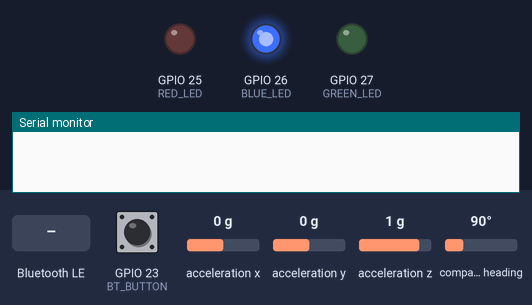
Bench run of a sketch on a simulated ESP32. Shown: output pins drawn as LEDs (lit = HIGH), the last lines printed to the serial monitor. The test bench sets the inputs (shaded band); at power-on: GPIO 23 (BT_BUTTON) HIGH, acceleration x 0 g, acceleration y 0 g, acceleration z 1 g, compass heading 90° (analog values on the 0–4095 scale). Nothing arrives over Bluetooth unless stated; a phone connects over Bluetooth LE 3 s after start.

Above: at 2.2 s.
2.3 s: GPIO 23 (BT_BUTTON) pulled LOW for 0.15 s
At 4.9 s:
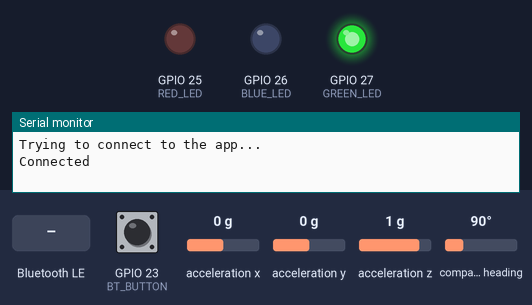
5.4 s: Bluetooth LE write "Start" received
6.9 s: Bluetooth LE write "Stop" received
8.4 s: Bluetooth LE write "1" received
Timing chart, 0 to 10.9 s (numbered marks = the images above; inputs shaded):
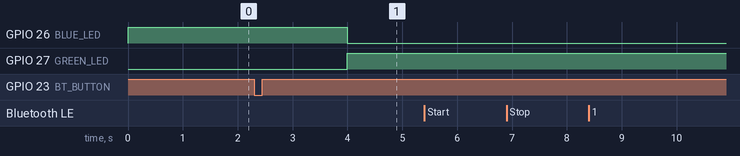

The sketch:

collar.ino
```cpp
// libraries
#include <BLEDevice.h>
#include <BLEUtils.h>
#include <BLEServer.h>
#include <BLE2902.h>
#include <Wire.h>
#include <Adafruit_Sensor.h>
#include <Adafruit_BNO055.h>
#include <utility/imumaths.h>

// defines
#define BATTERY_SAMPLERATE_PERIOD_MS 60000
#define BNO055_SAMPLERATE_PERIOD_MS 40

// UUID for LEFT collar
#define SERVICE_UUID "ab0828b1-198e-4351-b779-901fa0e0371e"
#define SENSOR_MESSAGE_UUID "4ac8a682-9736-4e5d-932b-e9b314050490"
#define BATTERY_MESSAGE_UUID "1a70ee55-f504-40fe-b249-9609224a9310"

#define DEVINFO_UUID (uint16_t)0x180a
#define DEVINFO_MANUFACTURER_UUID (uint16_t)0x2a29
#define DEVINFO_NAME_UUID (uint16_t)0x2a24
#define DEVINFO_SERIAL_UUID (uint16_t)0x2a25

#define DEVICE_MANUFACTURER "Foobar"
#define DEVICE_NAME "FLEX"

#define I2C_SDA 18
#define I2C_SCL 19
#define BT_BUTTON 23
#define RED_LED 25
#define BLUE_LED 26
#define GREEN_LED 27
#define BATTERY 34


// variables
SemaphoreHandle_t reset_semaphore;
SemaphoreHandle_t battery_semaphore;

Adafruit_BNO055 bno = Adafruit_BNO055(55, 0x28, &Wire);

BLEServer *server;
BLECharacteristic *characteristicSensorMessage;
BLECharacteristic *characteristicBatteryMessage;

float fSensor = 0;
float fBattery = 100;
bool deviceConnected = false;
bool inSession = false;

unsigned long button_time = 0;
unsigned long last_button_time = 0;

// function declarations
void TaskReset(void *pvParameters);
void TaskSensor(void *pvParameters);
void TaskBattery(void *pvParameters);
void initSensor(void);
void initBluetooth(void);
void advertiseBluetooth(void);

class MyServerCallbacks: public BLEServerCallbacks {
    void onConnect(BLEServer *server) {
      Serial.println("Connected");
      deviceConnected = true;
      xSemaphoreTake(battery_semaphore, portMAX_DELAY);
      if(fBattery <= 20) {
        digitalWrite(BLUE_LED, LOW);
        digitalWrite(GREEN_LED, LOW);
        digitalWrite(RED_LED, HIGH);
      }
      else {
        digitalWrite(RED_LED, LOW);
        digitalWrite(BLUE_LED, LOW);
        digitalWrite(GREEN_LED, HIGH);
      }
      xSemaphoreGive(battery_semaphore);
    }
    void onDisconnect(BLEServer* server) {
      Serial.println("Disconnected");
      deviceConnected = false;
      inSession = false;
      xSemaphoreTake(battery_semaphore, portMAX_DELAY);
      if(fBattery <= 20) {
        digitalWrite(BLUE_LED, LOW);
        digitalWrite(GREEN_LED, LOW);
        digitalWrite(RED_LED, HIGH);
      }
      else {
        digitalWrite(GREEN_LED, LOW);
        digitalWrite(RED_LED, LOW);
        digitalWrite(BLUE_LED, HIGH);
      }
      xSemaphoreGive(battery_semaphore);
    }
};

class MessageCallbacks : public BLECharacteristicCallbacks {
    void onWrite(BLECharacteristic *characteristicReceiveMessage) {
        std::string data = characteristicReceiveMessage->getValue();
        if(data == "Start") {
          inSession = true;
          Serial.println("Started exercise");
        }
        else if(data == "Stop") {
          inSession = false;
          Serial.println("Stopped exercise");
        }
        else {
          Serial.println("What?");
        }
    }
};

void initSensor(void) {
  if (!bno.begin()) {
    /* There was a problem detecting the BNO055 ... check your connections */
    Serial.print("Ooops, no BNO055 detected ... Check your wiring or I2C ADDR!");
    while (1);
  }
  delay(1000);
  bno.setExtCrystalUse(true);
}

void initBluetooth() {
  BLEDevice::init(DEVICE_NAME);
  server = BLEDevice::createServer();
  server->setCallbacks(new MyServerCallbacks());

  BLEService *service = server->createService(SERVICE_UUID);
  characteristicSensorMessage = service->createCharacteristic(SENSOR_MESSAGE_UUID, BLECharacteristic::PROPERTY_NOTIFY | BLECharacteristic::PROPERTY_WRITE);
  characteristicSensorMessage->setCallbacks(new MessageCallbacks());
  characteristicSensorMessage->addDescriptor(new BLE2902());

  characteristicBatteryMessage = service->createCharacteristic(BATTERY_MESSAGE_UUID, BLECharacteristic::PROPERTY_NOTIFY | BLECharacteristic::PROPERTY_WRITE);
  characteristicBatteryMessage->setCallbacks(new MessageCallbacks());
  characteristicBatteryMessage->addDescriptor(new BLE2902());
  service->start();

  service = server->createService(DEVINFO_UUID);
  BLECharacteristic *characteristicReceiveMessage = service->createCharacteristic(DEVINFO_MANUFACTURER_UUID, BLECharacteristic::PROPERTY_READ);
  characteristicReceiveMessage->setValue(DEVICE_MANUFACTURER);
  characteristicReceiveMessage = service->createCharacteristic(DEVINFO_NAME_UUID, BLECharacteristic::PROPERTY_READ);
  characteristicReceiveMessage->setValue(DEVICE_NAME);
  characteristicReceiveMessage = service->createCharacteristic(DEVINFO_SERIAL_UUID, BLECharacteristic::PROPERTY_READ);
  String chipId = String((uint32_t)(ESP.getEfuseMac() >> 24), HEX);
  characteristicReceiveMessage->setValue(chipId.c_str());
  service->start();
}

void advertiseBluetooth() {
  BLEAdvertising *advertisement = server->getAdvertising();
  BLEAdvertisementData adv;
  adv.setName(DEVICE_NAME);
  adv.setCompleteServices(BLEUUID(SERVICE_UUID));
  advertisement->setAdvertisementData(adv);
  advertisement->start();
  Serial.println("Trying to connect to the app...");
}

void IRAM_ATTR bt_button_isr() {
  button_time = millis();
  if(button_time - last_button_time > 250) {
    last_button_time = button_time;
    xSemaphoreGiveFromISR(reset_semaphore, NULL);
  }
}

void TaskReset(void *pvParameters) {
  while(1) {
    xSemaphoreTake(reset_semaphore, portMAX_DELAY);
    if(!deviceConnected) {
      advertiseBluetooth();
    }
  }
}

void TaskSensor(void *pvParameters) {
  TickType_t xLastWakeTime = xTaskGetTickCount();
  portTickType xFrequency = BNO055_SAMPLERATE_PERIOD_MS/portTICK_PERIOD_MS;
  while(1) {
    vTaskDelayUntil(&xLastWakeTime, xFrequency);
    if(deviceConnected && inSession) {
      imu::Quaternion quat = bno.getQuat();
      quat.x() = -quat.x();
      quat.y() = -quat.y();
      quat.z() = -quat.z();

      imu::Vector<3> linearaccel = bno.getVector(Adafruit_BNO055::VECTOR_LINEARACCEL);
      imu::Vector<3> earthaccel;

      //earthaccel[0] = (1-2*(quat.y()*quat.y() + quat.z()*quat.z()))*linearaccel[0] +   (2*(quat.x()*quat.y() + quat.w()*quat.z()))*linearaccel[1] +   (2*(quat.x()*quat.z() - quat.w()*quat.y()))*linearaccel[2];
      //earthaccel[1] =   (2*(quat.x()*quat.y() - quat.w()*quat.z()))*linearaccel[0] + (1-2*(quat.x()*quat.x() + quat.z()*quat.z()))*linearaccel[1] +   (2*(quat.y()*quat.z() + quat.w()*quat.x()))*linearaccel[2];
      earthaccel[2] =   (2*(quat.x()*quat.z() + quat.w()*quat.y()))*linearaccel[0] +   (2*(quat.y()*quat.z() - quat.w()*quat.x()))*linearaccel[1] + (1-2*(quat.x()*quat.x() + quat.y()*quat.y()))*linearaccel[2];
      fSensor = earthaccel[2];
      if(fSensor > 15.0) {
        fSensor = 15.0;
      }
      else if(fSensor < -15.0) {
        fSensor = -15.0;
      }
      Serial.print("send sensor = ");
      Serial.println(fSensor);
      characteristicSensorMessage->setValue(fSensor);
      characteristicSensorMessage->notify();
    }
  }
}

void TaskBattery(void *pvParameters) {
  TickType_t xLastWakeTime = xTaskGetTickCount();
  portTickType xFrequency = BATTERY_SAMPLERATE_PERIOD_MS/portTICK_PERIOD_MS;
  while(1) {
    vTaskDelayUntil(&xLastWakeTime, xFrequency);
    xSemaphoreTake(battery_semaphore, portMAX_DELAY);
    fBattery = float(100*(((2*analogRead(BATTERY))-3.3)/0.4));
    if(fBattery <= 20) {
      Serial.println("low battery = ");
      Serial.print(fBattery);
      digitalWrite(BLUE_LED, LOW);
      digitalWrite(GREEN_LED, LOW);
      digitalWrite(RED_LED, HIGH);
    }
    if(deviceConnected) {
      Serial.print("battery = ");
      Serial.println(fBattery);
      characteristicBatteryMessage->setValue(fBattery);
      characteristicBatteryMessage->notify();
    }
    xSemaphoreGive(battery_semaphore);
  }
}

void setup() {
  Serial.begin(115200);
  Wire.begin(I2C_SDA, I2C_SCL);

  analogReadResolution(12);
  pinMode(BT_BUTTON, INPUT_PULLUP);
  pinMode(RED_LED, OUTPUT);
  pinMode(GREEN_LED, OUTPUT);
  pinMode(BLUE_LED, OUTPUT);
  digitalWrite(RED_LED, LOW);
  digitalWrite(GREEN_LED, LOW);
  digitalWrite(BLUE_LED, HIGH);

  initSensor();
  initBluetooth();

  // create tasks
  reset_semaphore = xSemaphoreCreateBinary();
  battery_semaphore = xSemaphoreCreateMutex();
  attachInterrupt(BT_BUTTON, bt_button_isr, FALLING);
  xTaskCreate(TaskReset, "TaskReset", 4096, NULL, 3, NULL);
  xTaskCreate(TaskBattery, "TaskBattery", 2048, NULL, 1, NULL);
  xTaskCreate(TaskSensor, "TaskSensor", 4096, NULL, 2, NULL);
}

void loop() {
}
```
